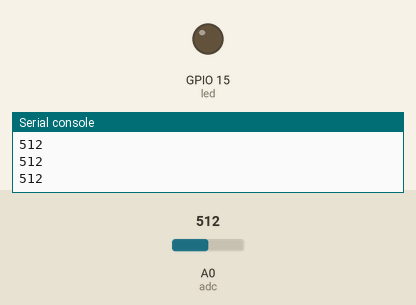
Simulated run of this program. Board: ESP8266 board running MicroPython. Parts: output pins drawn as LEDs (lit = HIGH), the last lines printed to the serial console. The inputs (shaded band) are chosen by the test bench; at power-on: A0 (adc) = 512 (analog values on the 0–1023 scale).

Above: at 1.2 s.
1.3 s: A0 (adc) set to 109
2.8 s: A0 (adc) set to 91
At 4.2 s:
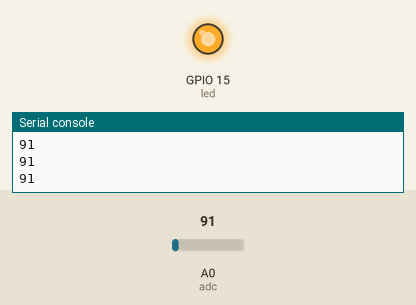
4.5 s: A0 (adc) set to 110
At 5.4 s:
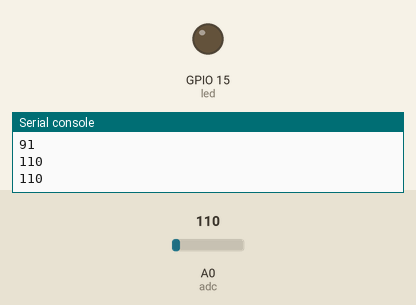
6.0 s: A0 (adc) set to 90
At 6.5 s:
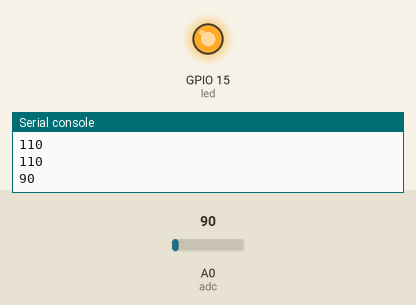
Timing chart, 0 to 8.5 s (numbered marks = the images above; inputs shaded):
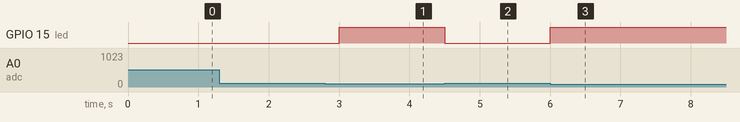

Measured:
- the behaviour switches between 100 and 99 on A0 (adc) (found by bisection; images 0 and 1)
- after the input at 2.8 s, GPIO 15 (led): LOW → HIGH after 0.20 s
- after the input at 4.5 s, GPIO 15 (led): HIGH → LOW at once
- after the input at 6.0 s, GPIO 15 (led): LOW → HIGH at once

The program:

Photoresistor_LED.py
```python
from machine import ADC, Pin
import utime

adc = ADC(0)
led = Pin(15, Pin.OUT)
led.value(0)
while True:
    value = adc.read()
    print(value)
    if value < 100:     # 光線不足
        led.value(1)    # 點亮LED
        utime.sleep(0.5)
    else:               # 否則
        led.value(0)    # 熄滅LED
        utime.sleep(0.5)
```
